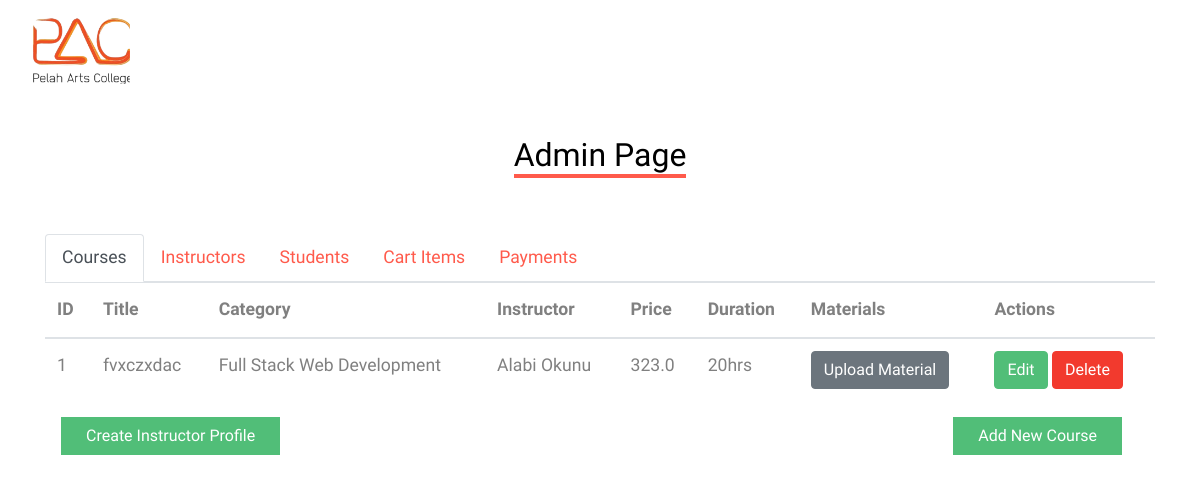
The page /admin on the database its author committed.
### model.py (models this page shows, shortened)
class Course(db.Model):
    id = db.Column(db.Integer, primary_key=True)
    title = db.Column(db.String(150))
    description = db.Column(db.String(500))
    price = db.Column(db.Float)
    student_id = db.Column(db.Integer, db.ForeignKey('student.id'))
    instructor_id = db.Column(db.Integer, db.ForeignKey('instructor.id'))
    image = db.Column(db.String(150), nullable=False)
    category = db.Column(db.String(100), nullable=False)
    duration = db.Column(db.String(30))
    instructor = db.relationship('Instructor', back_populates='courses')
    payments = db.relationship('Payment', back_populates='course')

class Instructor(db.Model):
    id = db.Column(db.Integer, primary_key=True)
    fullname = db.Column(db.String(150))
    email = db.Column(db.String(150))
    phone_number = db.Column(db.String(20))
    house_address = db.Column(db.String(200))
    profile_image = db.Column(db.String(150))
    courses = db.relationship('Course', back_populates='instructor')

### admin.py (the view)
@admin.route('/admin', methods=['GET'])
def admin_dashboard():
    courses = Course.query.all()
    cart_items = Cart.query.all()
    payments = Payment.query.all()
    students = Student.query.all()
    instructors = Instructor.query.all()  # Fetch all instructors
    for instructor in instructors:
        print(f"Instructor: {instructor.fullname}, Image: {instructor.profile_image}")
    for student in students:
        print(f"Student: {student.firstname}, Image: {student.profile_image}")
    return render_template('admin.html', courses=courses, cart_items=cart_items, payments=payments,
                           instructors=instructors, students=students)

### templates/admin.html (shortened to what this page needs)
<!DOCTYPE html>
<html lang="en">
  <head>
    <link
      rel="stylesheet"
      href="{{ url_for('static', filename='css/bootstrap.min.css') }}"
    />
    <link
      rel="stylesheet"
      href="{{ url_for('static', filename='css/jquery-ui.css') }}"
    />
    <link
      rel="stylesheet"
      href="{{ url_for('static', filename='css/owl.carousel.min.css') }}"
    />
    <link
      rel="stylesheet"
      href="{{ url_for('static', filename='css/owl.theme.default.min.css') }}"
    />
    <link
      rel="stylesheet"
      href="{{ url_for('static', filename='css/jquery.fancybox.min.css') }}"
    />
    <link
      rel="stylesheet"
      href="{{ url_for('static', filename='css/bootstrap-datepicker.css') }}"
    />
    <link
      rel="stylesheet"
      href="{{ url_for('static', filename='fonts/flaticon/font/flaticon.css') }}"
    />
    <link
      rel="stylesheet"
      href="{{ url_for('static', filename='css/jquery.mb.YTPlayer.min.css') }}"
      media="all"
      type="text/css"
    />
    <link
      rel="stylesheet"
      href="{{ url_for('static', filename='css/style.css') }}"
    />
    <link
      rel="stylesheet"
      href="{{ url_for('static', filename='fonts/icomoon/style.css') }}"
    />
  </head>
  <body data-spy="scroll" data-target=".site-navbar-target" data-offset="300">
    <div class="site-wrap">
      <div
        class="site-logo"
        style="margin-left: 30px; margin-top: 10px; position: fixed"
      >
        <a href="{{ url_for('home') }}" class="d-block">
          <img
            style="width: 100px"
            src="{{ url_for('static', filename='images/WhatsApp_Image_2024-03-08_at_08.55.48_e7c7c63c.png') }}"
            alt="Image"
            class="img-fluid"
          />
        </a>
      </div>
      <div class="site-section">
        <div class="container">
          <div class="row mb-5 justify-content-center text-center">
            <div class="col-lg-4 mt-5">
              <h2 class="section-title-underline">
                <span>Admin Page</span>
              </h2>
            </div>
          </div>
          <ul class="nav nav-tabs" id="adminTabs" role="tablist">
            <li class="nav-item">
              <a
                class="nav-link active"
                id="courses-tab"
                data-toggle="tab"
                href="#courses"
                role="tab"
                aria-controls="courses"
                aria-selected="true"
                >Courses</a
              >
            </li>
            <li class="nav-item">
              <a
                class="nav-link"
                id="instructors-tab"
                data-toggle="tab"
                href="#instructors"
                role="tab"
                aria-controls="instructors"
                aria-selected="false"
                >Instructors</a
              >
            </li>
            <li class="nav-item">
              <a
                class="nav-link"
                id="students-tab"
                data-toggle="tab"
                href="#students"
                role="tab"
                aria-controls="students"
                aria-selected="false"
                >Students</a
              >
            </li>
            <li class="nav-item">
              <a
                class="nav-link"
                id="cart-tab"
                data-toggle="tab"
                href="#cart"
                role="tab"
                aria-controls="cart"
                aria-selected="false"
                >Cart Items</a
              >
            </li>
            <li class="nav-item">
              <a
                class="nav-link"
                id="payments-tab"
                data-toggle="tab"
                href="#payments"
                role="tab"
                aria-controls="payments"
                aria-selected="false"
                >Payments</a
              >
            </li>
          </ul>
          <div class="tab-content" id="adminTabsContent">
            <div
              class="tab-pane fade show active"
              id="courses"
              role="tabpanel"
              aria-labelledby="courses-tab"
            >
              <section>
                <table class="table">
                  <thead>
                    <tr>
                      <th>ID</th>
                      <th>Title</th>
                      <th>Category</th>
                      <th>Instructor</th>
                      <th>Price</th>
                      <th>Duration</th>
                      <th>Materials</th>
                      <th>Actions</th>
                    </tr>
                  </thead>
                  <tbody>
                    {% for course in courses %}
                    <tr>
                      <td>{{ course.id }}</td>
                      <td>{{ course.title }}</td>
                      <td>{{ course.category }}</td>
                      <td>
                        {% if course.instructor %} {{ course.instructor.fullname
                        }} {% else %} No Instructor {% endif %}
                      </td>
                      <td>{{ course.price }}</td>
                      <td>{{ course.duration }}</td>
                      <td>
                        <a
                          href="{{ url_for('admin.upload_material', course_id=course.id) }}"
                          class="btn btn-secondary"
                          >Upload Material</a
                        >
                      </td>
                      <td>
                        <a
                          href="{{ url_for('admin.edit_course', course_id=course.id) }}"
                          class="btn btn-primary"
                          >Edit</a
                        >
                        <form
                          action="{{ url_for('admin.delete_course', course_id=course.id) }}"
                          method="POST"
                          style="display: inline-block"
                        >
                          <button
                            type="submit"
                            class="btn btn-danger"
                            onclick="return confirm('Are you sure you want to delete this course?');"
                          >
                            Delete
                          </button>
                        </form>
                      </td>
                    </tr>
                    {% endfor %}
                  </tbody>
                </table>
              </section>
            </div>
          </div>
          <div style="display: flex">
            <div class="row justify-content-center" style="margin-left: 1rem">
              <div class="">
                <a
                  href="{{ url_for('admin.create_instructor') }}"
                  class="btn btn-primary btn-block rounded-0 px-4"
                  >Create Instructor Profile</a
                >
              </div>
            </div>
            <div class="row justify-content-center" style="margin-left: 43rem">
              <div class="">
                <a
                  href="{{ url_for('admin.add_course') }}"
                  class="btn btn-primary btn-block rounded-0 px-4"
                  >Add New Course</a
                >
              </div>
            </div>
          </div>
        </div>
      </div>
    </div>
  </body>
</html>

### static/css/style.css (style rules this page uses)
body { line-height: 1.7; color: gray; font-weight: 300; font-size: 1.1rem; }
a { -webkit-transition: 0.3s all ease; -o-transition: 0.3s all ease; transition: 0.3s all ease; color: #ff5a4b; }
h1, h2, h3, h4, h5, .h1, .h2, .h3, .h4, .h5 { font-family: "Muli", -apple-system, BlinkMacSystemFont, "Segoe UI", Roboto, "Helvetica Neue", Arial, sans-serif, "Apple Color Emoji", "Segoe UI Emoji", "Segoe UI Symbol", "Noto Color Emoji"; }
.site-wrap:before { display: none; -webkit-transition: 0.3s all ease-in-out; -o-transition: 0.3s all ease-in-out; transition: 0.3s all ease-in-out; background: rgba(0, 0, 0, 0.6); content: ""; position: absolute; z-index: 2000; top: 0; left: 0; right: 0; bottom: 0; opacity: 0; visibility: hidden; }
.site-section { padding: 2.5em 0; }
@media (min-width: 768px) { .site-section { padding: 5em 0; } }
.site-logo { position: relative; font-weight: 900; font-size: 1.3rem; }
.site-logo a { color: #000; }
.section-title-underline { color: #000; }
.section-title-underline span { display: inline-block; border-bottom: 4px solid #ff5a4b; }

### rows shown on the page
Course: id "1", title "fvxczxdac", category "Full Stack Web Development", instructor.fullname "Alabi Okunu", price "323.0", duration "20hrs"
